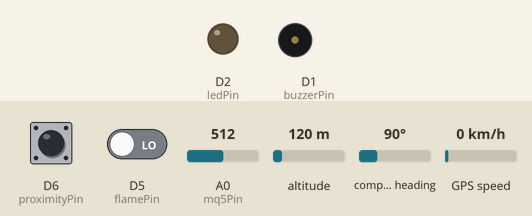
Bench run of a sketch on a simulated ESP8266 (NodeMCU). Shown: output pins drawn as LEDs (lit = HIGH), buzzer (waves = sounding, pin HIGH). The inputs (shaded band) are chosen by the test bench; at power-on: D6 (proximityPin) HIGH, D5 (flamePin) LOW, A0 (mq5Pin) = 512, altitude 120 m, compass heading 90°, GPS speed 0 km/h. WiFi joins after 1.5 s; servers stay silent unless stated; uploads are accepted with an empty reply; the GPS gets a fix after 3 s at 37.7749, -122.4194 with 8 satellites; what the sketch prints to the serial monitor is not drawn.

Above: at 0.1 s.
At 1.6 s:
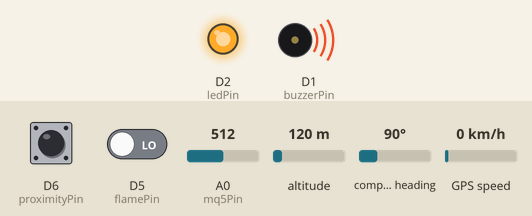
Timing chart, 0 to 3.1 s (numbered marks = the images above):
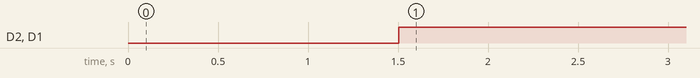

The sketch:

arduino_code.ino
```cpp
#include <ESP8266WiFi.h>
#include <ESP8266HTTPClient.h>
#include <TinyGPS++.h>
#include <SoftwareSerial.h>

// WiFi credentials
const char* ssid = "YOUR_SSID";
const char* password = "YOUR_PASSWORD";

// API endpoint (can be ThingSpeak or custom server)
const char* serverUrl = "http://your-api-endpoint.com/track";

// Sensor Pins
const int buzzerPin = D1;
const int ledPin = D2;
const int flamePin = D5;
const int proximityPin = D6;
const int mq5Pin = A0;  // analog gas sensor

// GPS module
SoftwareSerial gpsSerial(D7, D8); // RX, TX
TinyGPSPlus gps;

void setup() {
  Serial.begin(9600);
  gpsSerial.begin(9600);

  pinMode(buzzerPin, OUTPUT);
  pinMode(ledPin, OUTPUT);
  pinMode(flamePin, INPUT);
  pinMode(proximityPin, INPUT);

  WiFi.begin(ssid, password);
  Serial.print("Connecting to WiFi...");
  while (WiFi.status() != WL_CONNECTED) {
    delay(500);
    Serial.print(".");
  }
  Serial.println("\nConnected to WiFi");
}

void loop() {
  // Read Sensors
  int smokeValue = analogRead(mq5Pin);
  bool flameDetected = digitalRead(flamePin) == LOW;
  bool intrusion = digitalRead(proximityPin) == LOW;

  // Short-range alert
  if (flameDetected || intrusion || smokeValue > 500) {
    digitalWrite(buzzerPin, HIGH);
    digitalWrite(ledPin, HIGH);
  } else {
    digitalWrite(buzzerPin, LOW);
    digitalWrite(ledPin, LOW);
  }

  // Read GPS data
  while (gpsSerial.available() > 0) {
    gps.encode(gpsSerial.read());
  }

  // Send data if valid location is found
  if (gps.location.isUpdated()) {
    float lat = gps.location.lat();
    float lng = gps.location.lng();

    if (WiFi.status() == WL_CONNECTED) {
      HTTPClient http;
      String url = String(serverUrl) +
                   "?lat=" + String(lat, 6) +
                   "&lng=" + String(lng, 6) +
                   "&smoke=" + smokeValue +
                   "&flame=" + flameDetected +
                   "&intrusion=" + intrusion;

      http.begin(url);
      int httpCode = http.GET();
      if (httpCode > 0) {
        Serial.println("Data sent: " + http.getString());
      } else {
        Serial.println("HTTP error: " + String(httpCode));
      }
      http.end();
    }
  }

  delay(5000); // Update every 5 seconds
}
```

Measured:
- by itself, D2 (ledPin), D1 (buzzerPin): LOW → HIGH at 1.5 s
